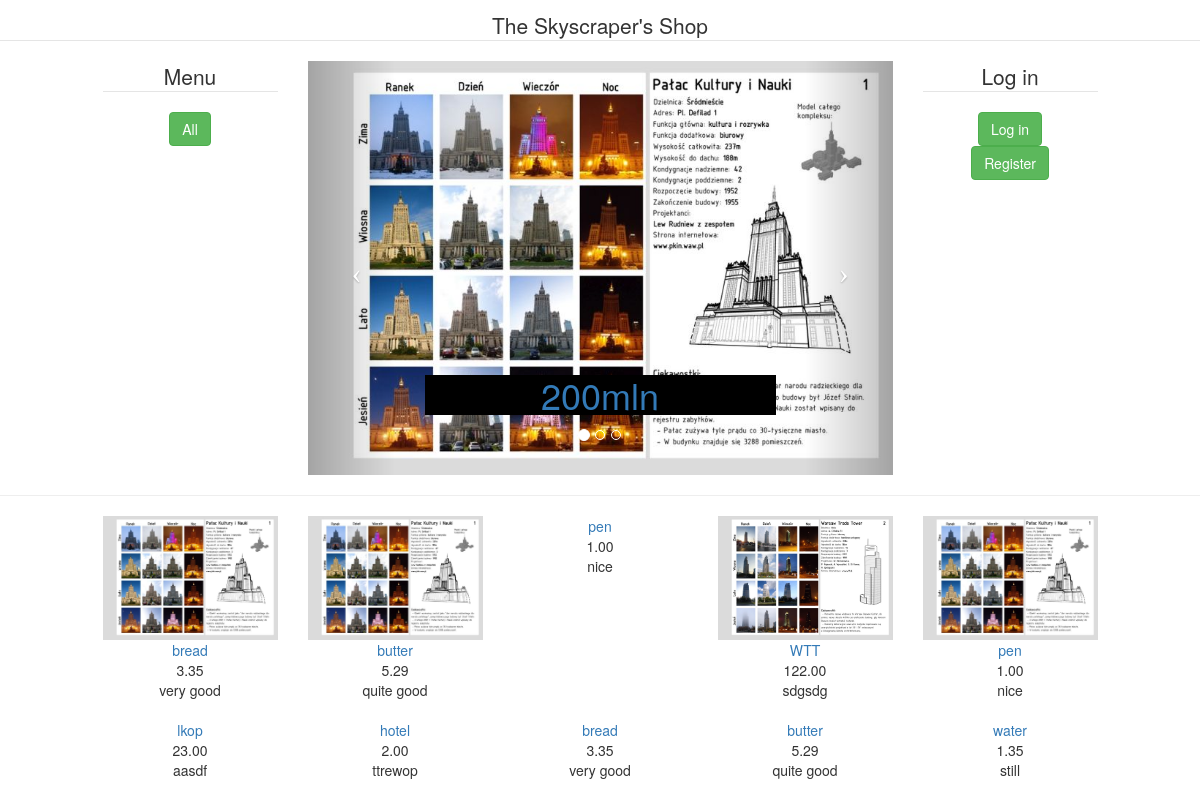
Before: / with the older database file.
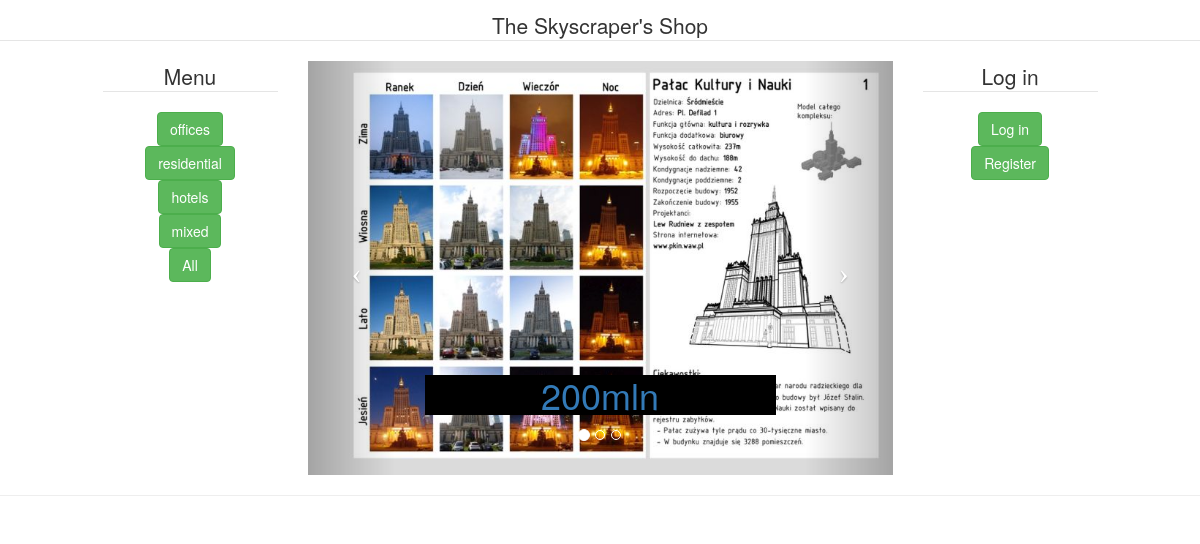
After: the same page with the newer database file.
### tables this page shows
CREATE TABLE `Products` (
  `id` int(11) NOT NULL,
  `name` varchar(255) NOT NULL,
  `price` decimal(5,2) NOT NULL,
  `description` varchar(255) NOT NULL,
  `inStock` int(11) NOT NULL,
  `productGroup_id` int(11) DEFAULT NULL,
  `del_by_admin` tinyint(1) NOT NULL DEFAULT '0'
);

CREATE TABLE `ProductPhotos` (
  `id` int(11) NOT NULL,
  `product_id` int(11) NOT NULL,
  `path` varchar(255) NOT NULL
);

CREATE TABLE `ProductGroups` (
  `id` int(11) NOT NULL,
  `name` varchar(48) NOT NULL
);

### src/actions/log/isLogged.php (called while the page is built, shortened)
<?php
$isLogged = FALSE;

### src/classes/Product.php (called while the page is built, shortened)
<?php
class Product {
    static private $conn;
    private $id;
    private $name;
    private $price;
    private $description;
    public static function SetConnection($newConnection) {
        Product::$conn = $newConnection;
    }
    private function __construct($newId, $newName, $newPrice, $newDescription, $newInStock, $productGroup_id, $del_by_admin) {
        $this->id = $newId;
        $this->name = $newName;
        $this->price = $newPrice;
        $this->description = $newDescription;
    }
    public static function GetAllProducts($limit = 0) {
        $ret = array();
        $sqlStatement = "Select * from Products where del_by_admin = 0 and inStock > 0";
        $result = Product::$conn->query($sqlStatement);
        if ($result->num_rows > 0) {
            while ($row = $result->fetch_assoc()) {
                $ret[] = new Product($row['id'], $row['name'], $row['price'],
                        $row['description'], $row['inStock'], $row['productGroup_id'], $row['del_by_admin']);
            }
        }
        return $ret;
    }
    public function getId() {
        return $this->id;
    }
    public function getName() {
        return $this->name;
    }
    function getPrice() {
        return $this->price;
    }
    function getDescription() {
        return $this->description;
    }
}

### src/classes/ProductPhoto.php (called while the page is built, shortened)
<?php
class ProductPhoto {
    static private $conn;
    private $path;
    public static function SetConnection($newConnection) {
        ProductPhoto::$conn = $newConnection;
    }
    private function __construct($newId, $newProduct_Id, $newPath) {
        $this->path = $newPath;
    }
    public static function GetProductPhoto($product_id) {
        $sqlStatement = "Select * from ProductPhotos where product_id = '$product_id' limit 1";
        $result = ProductPhoto::$conn->query($sqlStatement);
        if ($result->num_rows > 0) {
            $row = $result->fetch_assoc();
            return new ProductPhoto($row['id'], $row['product_id'], $row['path']);
        }
        return null;
    }
    public function getPath() {
        return $this->path;
    }
}

### panel/src/classes/ProductGroup.php (called while the page is built, shortened)
<?php
class ProductGroup {
    static private $conn;
    private $id;
    private $name;
    public static function SetConnection($newConnection) {
        ProductGroup::$conn = $newConnection;
    }
    private function __construct($newId, $newName) {
        $this->id = $newId;
        $this->name = $newName;
    }
    public static function GetAllProductGroups() {
        $ret = array();
        $sqlStatement = "Select * from ProductGroups";
        $result = ProductGroup::$conn->query($sqlStatement);
        if ($result->num_rows > 0) {
            while ($row = $result->fetch_assoc()) {
                $ret[] = new ProductGroup($row['id'], $row['name']);
            }
        }
        return $ret;
    }
    public function getId() {
        return $this->id;
    }
    public function getName() {
        return $this->name;
    }
}

### src/html/htmlProducts.php (the view, shortened to what this page needs)
<?php
if ($_SERVER['REQUEST_METHOD'] == 'POST' && !empty($_POST['productGroupId'])) {
    $productGroup_id = $_POST['productGroupId'];
    if (is_numeric($productGroup_id)) {
        $products = Product::GetAllProductsByGroup($productGroup_id);
    } else {
    $products = Product::GetAllProducts();
    }
}  else {
    $products = Product::GetAllProducts();
}
function printProducts ($products) {
    echo '<div class="col-xs-1 col-sm-1 col-md-1 col-lg-1">';
    echo '</div>';
    $i = 0;
    foreach ($products as $value) {
        echo '<center><div class="col-xs-2 col-sm-2 col-md-2 col-lg-2">';
        $product_id = $value->getId();
        $productPhoto = ProductPhoto::GetProductPhoto($product_id);
        if ($productPhoto) {
            $path = $productPhoto ->getPath();
            echo '<a href="src/actions/product/pageProduct.php?id='.$value->getId().'">';
            echo '<img src="src'.$path.'" alt="" class = "img img-fluid" style="max-width: 100%;" >';
            echo '</a>';
        }
        echo '<a href="src/actions/product/pageProduct.php?'
        . 'id='.$value->getId().'">'.$value->getName().'</a><br>';
        echo $value->getPrice() . '<br>';
        echo $value->getDescription() . '<br>';
        echo '</div></center>';
        $i++;
        if ($i % 5 == 0) {
            echo '<div class="col-xs-1 col-sm-1 col-md-1 col-lg-1">';
            echo '</div>';
            echo '</div>';
            echo '<div class="row">';
            echo '</div>';
            echo '<div class="row">';
            echo '<div class="col-xs-1 col-sm-1 col-md-1 col-lg-1">';
            echo '</div>';
        }
    }
}
printProducts($products);

### src/html/htmlHeader.php (shortened to what this page needs)
<!doctype html>
<html lang="en">
    <head>
        <link rel="stylesheet" media="screen" href="https://maxcdn.bootstrapcdn.com/bootstrap/3.3.6/css/bootstrap.min.css">
    </head>
    <body>
        <div class="row">
        </div>
        <div class="row">
            <center>
                <legend>The Skyscraper's Shop</legend>
            </center>
        </div>

### index.php (shortened to what this page needs)
<?php
require_once dirname(__FILE__) . "/src/actions/log/isLogged.php";
require_once dirname(__FILE__) . "/src/html/htmlHeader.php";
?>
<div class="row">
    <div class="col-xs-1 col-sm-1 col-md-1 col-lg-1">
    </div>
    <div class="col-xs-2 col-sm-2 col-md-2 col-lg-2">
        <?php
            require_once dirname(__FILE__) . "/src/html/htmlMenu.php";
        ?>
    </div>
    <div class="col-xs-6 col-sm-6 col-md-6 col-lg-6">
        <?php
            require_once dirname(__FILE__) . "/src/html/htmlSlider.php";
        ?>
    </div>
    <div class="col-xs-2 col-sm-2 col-md-2 col-lg-2">
        <?php
        if ($isLogged) {
            require_once dirname(__FILE__) . "/src/actions/cart/pageCart.php";
        } else {
            require_once dirname(__FILE__) . "/src/html/htmlStarter.php";
        }
        ?>
    </div>
    <div class="col-xs-1 col-sm-1 col-md-1 col-lg-1">
    </div>
</div>
    <div>
    <hr>
    </div>
<div class="row">
    <?php
        require_once dirname(__FILE__) . "/src/html/htmlProducts.php";
    ?>
</div>
<?php
require_once dirname(__FILE__) . "/src/html/htmlFooter.php";

### src/html/htmlMenu.php (shortened to what this page needs)
<?php
$ret = ProductGroup::GetAllProductGroups();
?>
<center>
    <legend>Menu</legend>
    <?php
    foreach ($ret as $productGroup) {
        $id = $productGroup->getId();
        $name = $productGroup->getName();
        ?>
        <form action="" method="post" role="form" id="center">
            <button type="submit" name="productGroupId" value="<?php echo $id ?>" class="btn btn-success"><?php echo $name ?></button>
        </form>
<?php } ?>
    <form action="" method="post" role="form">
        <button type="submit" name="productGroupId" value="all" class="btn btn-success">All</button>
    </form>
</center>

### src/html/htmlSlider.php (shortened to what this page needs)
<div id="carousel-example-generic2" class="carousel slide">
    <ol class="carousel-indicators">
        <li data-target="#carousel-example-generic2" data-slide-to="0" class="active"></li>
        <li data-target="#carousel-example-generic2" data-slide-to="1"></li>
        <li data-target="#carousel-example-generic2" data-slide-to="2"></li>
    </ol>
    <div class="carousel-inner">
        <div class="item active">
            <a href="src/actions/product/pageProduct.php?id=1">
                <img src="src/db/photos/1_PKiN.jpg" alt="">
            </a>
            <div class="carousel-caption">
                <h1 style="background-color:black; color:white">
                    <a href="src/actions/product/pageProduct.php?id=1">200mln</a>
                </h1>
            </div>
        </div>
    </div>
    <a class="left carousel-control" href="#carousel-example-generic2" data-slide="prev">
        <span class="icon-prev"></span>
    </a>
    <a class="right carousel-control" href="#carousel-example-generic2" data-slide="next">
        <span class="icon-next"></span>
    </a>
</div>

### src/html/htmlStarter.php (shortened to what this page needs)
<center>
    <form action="src/actions/log/logIn.php" method="post" role="form" id="center">
        <legend>Log in</legend>
        <button type="submit" value="logInn" class="btn btn-success">Log in</button>
    </form>
    <form action="src/actions/user/newUser.php" method="post" role="form">
        <button type="submit" value="newUser" class="btn btn-success">Register</button>
    </form>
</center>

### src/html/htmlFooter.php (shortened to what this page needs)
</body>
</html>

Changed rows visible on the page:
removed products: productphotos.path (picture), name "bread", price "3.35", description "very good"
removed products: productphotos.path (picture), name "butter", price "5.29", description "quite good"
removed products: name "pen", price "1.00", description "nice"
removed products: productphotos.path (picture), name "WTT", price "122.00", description "sdgsdg"
removed products: productphotos.path (picture), name "pen", price "1.00", description "nice"
removed products: name "lkop", price "23.00", description "aasdf"
removed products: name "hotel", price "2.00", description "ttrewop"
removed products: name "bread", price "3.35", description "very good"
removed products: name "butter", price "5.29", description "quite good"
removed products: name "water", price "1.35", description "still"
added productgroups: $id 1 (drawn), name "offices"
added productgroups: $id 2 (drawn), name "residential"
added productgroups: $id 3 (drawn), name "hotels"
added productgroups: $id 4 (drawn), name "mixed"
